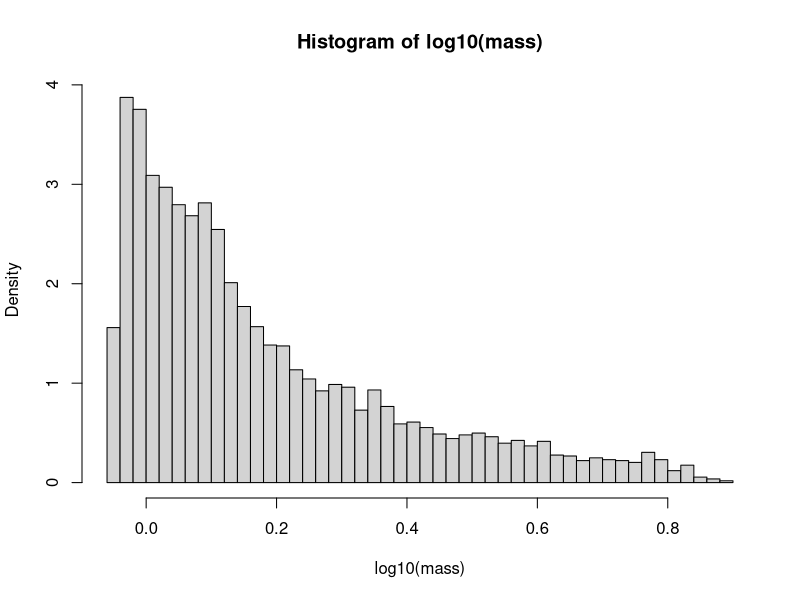

This chart was generated by the following R code:
getwd()
library(stats4)
#install.packages("NORMT3")
#library(NORMT3)
#install.packages("pracma") 
#can use this instead of NORMT3
#pracma for erfc...for complex valued arguments use erfz
library(pracma)

#loadign data
mass = scan('NGC.dat')

#plotting histogram #log10 base but y axis is mfm instead of log10(mfm)
n <- length(mass)
nbins <- 2*n^(2/5)
#nbins <- 51
histNGC1711 <- hist(log10(mass),nbins,freq = FALSE) #this gives me very bad binning! So alter

#function for the log likelihood of the MLP
mlp <- function(x,p){
  (p[1]*0.5)*exp((p[1]*p[2])+((p[1]*p[3])^2*0.5))*x^(-p[1])*erfc(((p[1]*p[3])-((log(x)-p[2])/p[3]))/sqrt(2))
}

loglikemlp <- function(p){
  -sum(log(mlp(mass,p)))
}

x = c(1.90,-0.109,0.001)
H <- hessian(loglikemlp, x)

V <- solve(H)                   # Covariance matrix
s <- sqrt(abs(diag(V)))    # Vector of standard deviations 
cor <- V/(s%o%s)            # Correlation coefficient matrix 
ci <- x+qnorm(0.975)*s%o%c(-1,1) # 95% CI's

